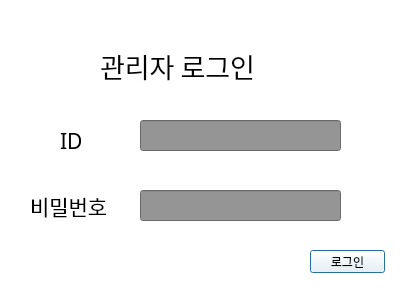
<?xml version="1.0" encoding="UTF-8"?>
<ui version="4.0">
 <class>Dialog</class>
 <widget class="QDialog" name="Dialog">
  <property name="geometry">
   <rect>
    <x>0</x>
    <y>0</y>
    <width>400</width>
    <height>300</height>
   </rect>
  </property>
  <property name="windowTitle">
   <string>Dialog</string>
  </property>
  <property name="styleSheet">
   <string notr="true">background:rgb(255, 255, 255)</string>
  </property>
  <widget class="QLabel" name="login">
   <property name="geometry">
    <rect>
     <x>100</x>
     <y>40</y>
     <width>181</width>
     <height>51</height>
    </rect>
   </property>
   <property name="font">
    <font>
     <family>굴림체</family>
     <pointsize>20</pointsize>
    </font>
   </property>
   <property name="text">
    <string>관리자 로그인</string>
   </property>
  </widget>
  <widget class="QLabel" name="ID">
   <property name="geometry">
    <rect>
     <x>60</x>
     <y>130</y>
     <width>21</width>
     <height>21</height>
    </rect>
   </property>
   <property name="font">
    <font>
     <family>굴림</family>
     <pointsize>16</pointsize>
    </font>
   </property>
   <property name="text">
    <string>ID</string>
   </property>
  </widget>
  <widget class="QLabel" name="password_2">
   <property name="geometry">
    <rect>
     <x>30</x>
     <y>190</y>
     <width>111</width>
     <height>31</height>
    </rect>
   </property>
   <property name="font">
    <font>
     <family>굴림</family>
     <pointsize>16</pointsize>
    </font>
   </property>
   <property name="text">
    <string>비밀번호</string>
   </property>
  </widget>
  <widget class="QLineEdit" name="user_id">
   <property name="geometry">
    <rect>
     <x>140</x>
     <y>120</y>
     <width>201</width>
     <height>31</height>
    </rect>
   </property>
   <property name="styleSheet">
    <string notr="true">background:rgb(149, 149, 149)</string>
   </property>
  </widget>
  <widget class="QLineEdit" name="user_pw">
   <property name="geometry">
    <rect>
     <x>140</x>
     <y>190</y>
     <width>201</width>
     <height>31</height>
    </rect>
   </property>
   <property name="styleSheet">
    <string notr="true">background:rgb(149, 149, 149)</string>
   </property>
   <property name="echoMode">
    <enum>QLineEdit::Password</enum>
   </property>
  </widget>
  <widget class="QPushButton" name="btn_ok">
   <property name="geometry">
    <rect>
     <x>310</x>
     <y>250</y>
     <width>75</width>
     <height>23</height>
    </rect>
   </property>
   <property name="text">
    <string>로그인</string>
   </property>
  </widget>
 </widget>
 <resources/>
 <connections/>
</ui>
